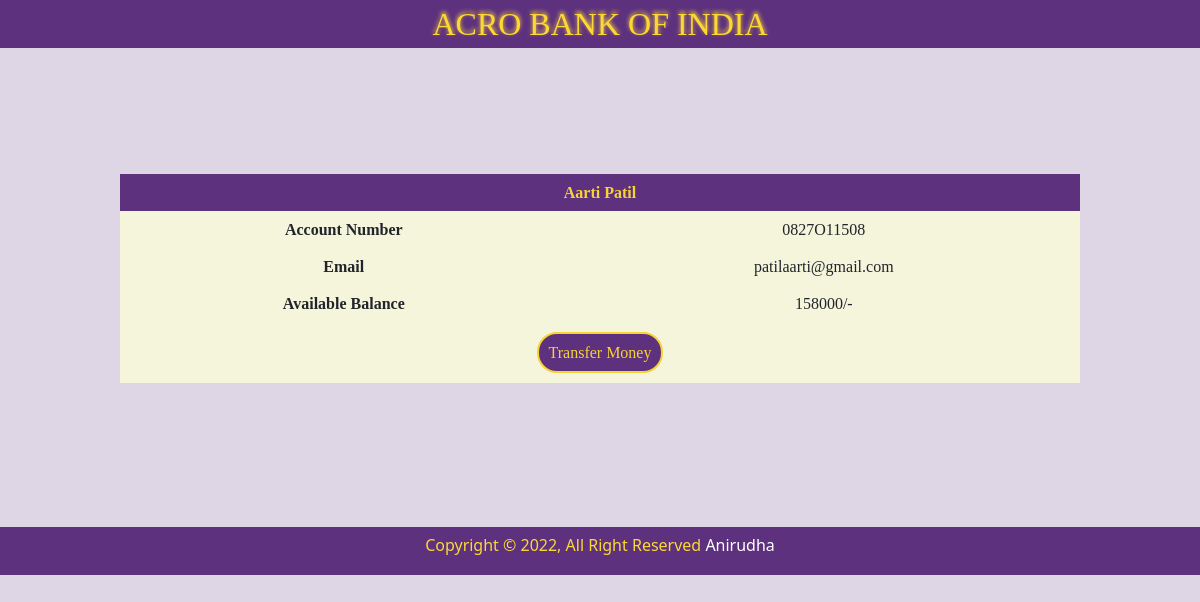
Screenshot of /pages/customerdetails.php?accountNo=0827O11508 with the database file from the repository.
### tables this page shows
CREATE TABLE IF NOT EXISTS `customers` (
  `AccountNo` varchar(10) NOT NULL DEFAULT '',
  `Name` varchar(30) DEFAULT NULL,
  `Email` varchar(30) DEFAULT NULL,
  `CurrentBalance` bigint(10) DEFAULT NULL,
  PRIMARY KEY (`AccountNo`)
);

### pages/customerdetails.php (the view, shortened to what this page needs)
<html>
<head>
    <link rel='stylesheet' href='../css/bootstrap.min.css'>
    <link rel='stylesheet' href='../css/styles.css'>
</head>
<body>
    <nav>
        <p>ACRO BANK OF INDIA</p>
    </nav>
    <?php
    $acno=$_GET['accountNo'];
    include("myconnection.php");
        $r=$con->query("select * from customers where AccountNo='$acno'");
        echo "<table style='margin: 10.5% 10% 12% 10%; width:80%;'>";
        while($row=$r->fetch_assoc())
        {
            $acno=$row['AccountNo'];
            $name=$row['Name'];
            $email=$row['Email'];
            $currbal=$row['CurrentBalance']."/-";
            echo "<th colspan='2'>$name</th>";
            echo "<tr><td><b>Account Number</b><td>$acno</tr>";
            echo "<tr><td><b>Email</b><td>$email</tr>";
            echo "<tr><td><b>Available Balance</b><td>$currbal</tr>";
            echo "<tr><td colspan='2'><button style='margin: 0% 21% 0% 21%; padding:1%;'><a href='transfer.php?Accno=$acno&CurrBal=$row[CurrentBalance]'>Transfer Money</a></button></tr>" ;
        }
        echo "</table>";
    ?>
    <footer>Copyright &copy; 2022, All Right Reserved <a href='#'>Anirudha</a></footer>
</body>

### css/styles.css (style rules this page uses)
body { background-color: #5d317e33; }
nav { text-align:center; background-color: #5d317e; }
nav>p { display: inline; font-family: ui-serif; font-size: xx-large; color: #fdd835; text-shadow: 0px -2px 4px #f6d236; }
.HomeContent>button,td>button { background-color: #5d317e; padding: 3%; border:solid #f6d236 2px; border-radius: 20px; margin: 2% 21% 2% 21%; }
.HomeContent>button>a,td>button>a { text-decoration: none; color: #f6d236; }
footer { background-color:#5d317e; height: 6%; color: #fdd835; padding: 6px; text-align: center; }
footer>a { text-decoration: none; color: white; }
th { background-color: #5d317e; color: #f6d236; text-align: center; }
td { text-align: center; }
table,td,th { margin: 5%; font-family: ui-serif; }
table { width:90%; }
th,td { padding:1%; }
tr { background-color: beige; border-bottom: 0px -2px 4px #5d317e; }

### rows the page displays
customers: Name "Aarti Patil", AccountNo "0827O11508", Email "patilaarti@gmail.com", CurrentBalance "158000/-"
